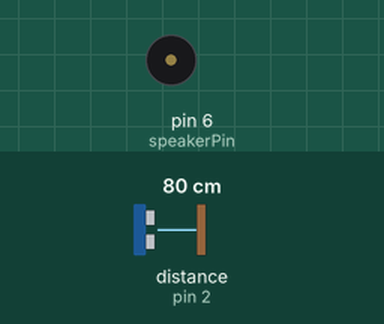
A sketch run on a simulated Arduino Uno, built with avr-gcc and run on an emulated ATmega328P. Parts: buzzer (waves = sounding). Wiring (inferred from the names in the program): ultrasonic range finder: trigger pin 3; echo pin 2. The inputs (shaded band) are chosen by the test bench; at power-on: distance to the obstacle (sensor on pin 2) 80 cm. The echo pulse lasts 58.3 µs per cm.

Above: at 1.2 s.
1.3 s: distance to the obstacle (sensor on pin 2) set to 33 cm
2.8 s: distance to the obstacle (sensor on pin 2) set to 28 cm
At 3.4 s:
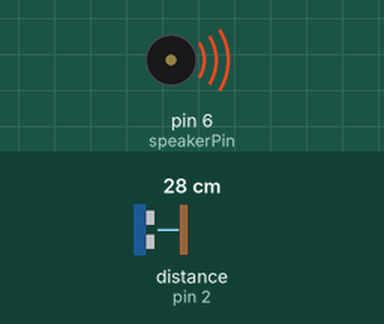
Timing chart, 0 to 5.8 s (numbered marks = the images above; inputs shaded):
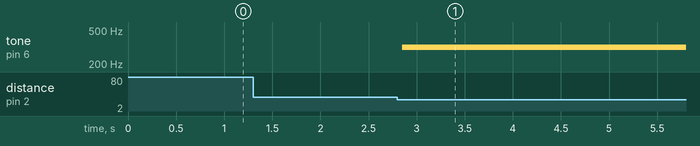

Measured:
- the behaviour switches between 31 and 30 cm on distance to the obstacle (sensor on pin 2) (found by bisection; images 0 and 1)
- after the input at 1.3 s, every drawn part: stays the same
- after the input at 2.8 s, tone on pin 6 (speakerPin): silent → 314 Hz after 0.05 s

The sketch:

theremin.ino
```cpp
// written at: luckylarry.co.uk
// very easy Theremin

// setup pins and variables for SRF05 sonar device
int echoPin = 2;                                // SRF05 echo pin (digital 2)
int initPin = 3;                                // SRF05 trigger pin (digital 3)
int speakerPin = 6;                             // Speaker pin
unsigned long pulseTime = 0;                    // stores the pulse in Micro Seconds
unsigned long distance = 0;                     // variable for storing the distance (cm) we'll use distance as a switch for the speaker
unsigned long soundDelay = 0;                   // variable for storing the deay needed for the pitch

//setup
void setup() {

  pinMode(speakerPin, OUTPUT);                  // sets pin 6 as output
  pinMode(initPin, OUTPUT);                     // set init pin 3 as output
  pinMode(echoPin, INPUT);                      // set echo pin 2 as input

 }

// execute
void loop() {
  digitalWrite(initPin, HIGH);                  // send 10 microsecond pulse
  delayMicroseconds(10);                        // wait 10 microseconds before turning off
  digitalWrite(initPin, LOW);                   // stop sending the pulse
  pulseTime = pulseIn(echoPin, HIGH);           // Look for a return pulse, it should be high as the pulse goes low-high-low
  distance = pulseTime/58;                      // convert the pulse into distance (cm)
  soundDelay = pulseTime/3;                     // alter this variable to alter the pitch of the sound emitted

  // make the sound.
  // check the distance, if over 30cm make no sound
  if (distance < 30) {
  digitalWrite(speakerPin, HIGH);
  delayMicroseconds(soundDelay);
  digitalWrite(speakerPin, LOW);
  delayMicroseconds(soundDelay);
  }
}
```
